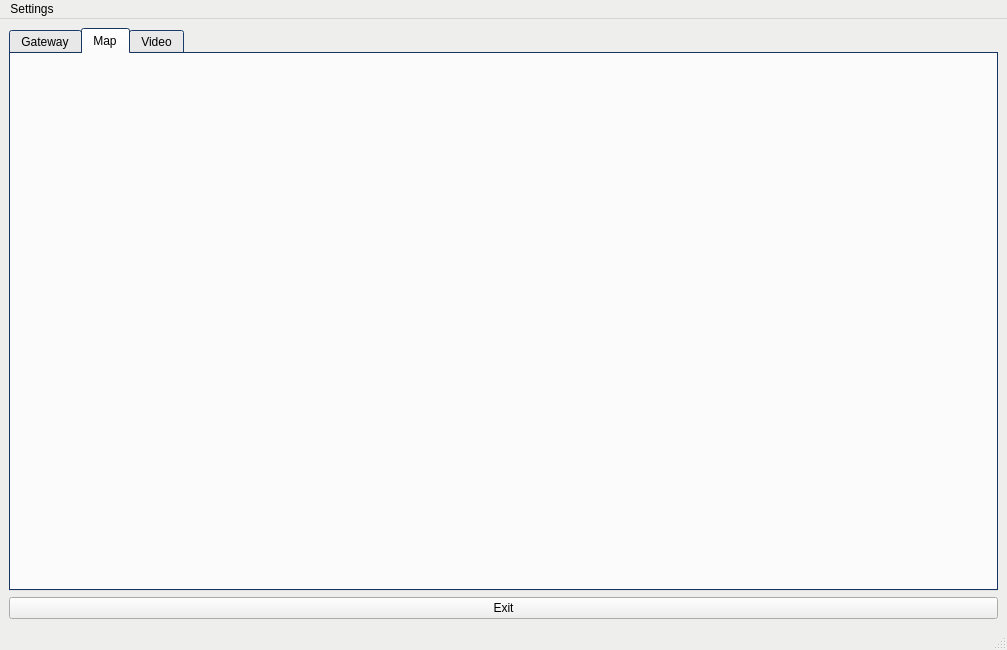
<?xml version="1.0" encoding="UTF-8"?>
<ui version="4.0">
 <class>MainWindow</class>
 <widget class="QMainWindow" name="MainWindow">
  <property name="geometry">
   <rect>
    <x>0</x>
    <y>0</y>
    <width>1007</width>
    <height>650</height>
   </rect>
  </property>
  <property name="palette">
   <palette>
    <active>
     <colorrole role="Window">
      <brush brushstyle="SolidPattern">
       <color alpha="255">
        <red>238</red>
        <green>238</green>
        <blue>236</blue>
       </color>
      </brush>
     </colorrole>
    </active>
    <inactive>
     <colorrole role="Window">
      <brush brushstyle="SolidPattern">
       <color alpha="255">
        <red>238</red>
        <green>238</green>
        <blue>236</blue>
       </color>
      </brush>
     </colorrole>
    </inactive>
    <disabled>
     <colorrole role="Window">
      <brush brushstyle="SolidPattern">
       <color alpha="255">
        <red>238</red>
        <green>238</green>
        <blue>236</blue>
       </color>
      </brush>
     </colorrole>
    </disabled>
   </palette>
  </property>
  <property name="windowTitle">
   <string>Lap411 Gateway</string>
  </property>
  <widget class="QWidget" name="centralwidget">
   <layout class="QVBoxLayout" name="verticalLayout">
    <item>
     <widget class="QTabWidget" name="tabWidget">
      <property name="palette">
       <palette>
        <active>
         <colorrole role="Window">
          <brush brushstyle="SolidPattern">
           <color alpha="255">
            <red>32</red>
            <green>74</green>
            <blue>135</blue>
           </color>
          </brush>
         </colorrole>
        </active>
        <inactive>
         <colorrole role="Window">
          <brush brushstyle="SolidPattern">
           <color alpha="255">
            <red>32</red>
            <green>74</green>
            <blue>135</blue>
           </color>
          </brush>
         </colorrole>
        </inactive>
        <disabled>
         <colorrole role="Window">
          <brush brushstyle="SolidPattern">
           <color alpha="255">
            <red>32</red>
            <green>74</green>
            <blue>135</blue>
           </color>
          </brush>
         </colorrole>
        </disabled>
       </palette>
      </property>
      <property name="currentIndex">
       <number>1</number>
      </property>
      <widget class="QWidget" name="tab">
       <attribute name="title">
        <string>Gateway</string>
       </attribute>
       <layout class="QHBoxLayout" name="horizontalLayout_2">
        <item>
         <layout class="QVBoxLayout" name="layoutConsole"/>
        </item>
        <item>
         <layout class="QVBoxLayout" name="verticalLayout_5">
          <property name="sizeConstraint">
           <enum>QLayout::SetFixedSize</enum>
          </property>
          <item>
           <widget class="QLabel" name="labelLabName">
            <property name="palette">
             <palette>
              <active>
               <colorrole role="WindowText">
                <brush brushstyle="SolidPattern">
                 <color alpha="255">
                  <red>255</red>
                  <green>255</green>
                  <blue>255</blue>
                 </color>
                </brush>
               </colorrole>
              </active>
              <inactive>
               <colorrole role="WindowText">
                <brush brushstyle="SolidPattern">
                 <color alpha="255">
                  <red>255</red>
                  <green>255</green>
                  <blue>255</blue>
                 </color>
                </brush>
               </colorrole>
              </inactive>
              <disabled>
               <colorrole role="WindowText">
                <brush brushstyle="SolidPattern">
                 <color alpha="255">
                  <red>190</red>
                  <green>190</green>
                  <blue>190</blue>
                 </color>
                </brush>
               </colorrole>
              </disabled>
             </palette>
            </property>
            <property name="font">
             <font>
              <pointsize>14</pointsize>
              <italic>false</italic>
              <bold>true</bold>
              <underline>false</underline>
              <strikeout>false</strikeout>
             </font>
            </property>
            <property name="text">
             <string>EMBEDDED NETWORKING LAB</string>
            </property>
            <property name="textFormat">
             <enum>Qt::AutoText</enum>
            </property>
            <property name="alignment">
             <set>Qt::AlignBottom|Qt::AlignHCenter</set>
            </property>
           </widget>
          </item>
          <item>
           <widget class="QLabel" name="label">
            <property name="palette">
             <palette>
              <active>
               <colorrole role="WindowText">
                <brush brushstyle="SolidPattern">
                 <color alpha="255">
                  <red>255</red>
                  <green>255</green>
                  <blue>255</blue>
                 </color>
                </brush>
               </colorrole>
              </active>
              <inactive>
               <colorrole role="WindowText">
                <brush brushstyle="SolidPattern">
                 <color alpha="255">
                  <red>255</red>
                  <green>255</green>
                  <blue>255</blue>
                 </color>
                </brush>
               </colorrole>
              </inactive>
              <disabled>
               <colorrole role="WindowText">
                <brush brushstyle="SolidPattern">
                 <color alpha="255">
                  <red>190</red>
                  <green>190</green>
                  <blue>190</blue>
                 </color>
                </brush>
               </colorrole>
              </disabled>
             </palette>
            </property>
            <property name="font">
             <font>
              <pointsize>14</pointsize>
              <bold>true</bold>
             </font>
            </property>
            <property name="text">
             <string>GATEWAY</string>
            </property>
            <property name="alignment">
             <set>Qt::AlignCenter</set>
            </property>
           </widget>
          </item>
          <item>
           <widget class="QLabel" name="labelLabIcon">
            <property name="palette">
             <palette>
              <active>
               <colorrole role="Window">
                <brush brushstyle="SolidPattern">
                 <color alpha="255">
                  <red>243</red>
                  <green>243</green>
                  <blue>243</blue>
                 </color>
                </brush>
               </colorrole>
              </active>
              <inactive>
               <colorrole role="Window">
                <brush brushstyle="SolidPattern">
                 <color alpha="255">
                  <red>243</red>
                  <green>243</green>
                  <blue>243</blue>
                 </color>
                </brush>
               </colorrole>
              </inactive>
              <disabled>
               <colorrole role="Window">
                <brush brushstyle="SolidPattern">
                 <color alpha="255">
                  <red>243</red>
                  <green>243</green>
                  <blue>243</blue>
                 </color>
                </brush>
               </colorrole>
              </disabled>
             </palette>
            </property>
            <property name="text">
             <string/>
            </property>
            <property name="alignment">
             <set>Qt::AlignCenter</set>
            </property>
           </widget>
          </item>
          <item>
           <widget class="QLabel" name="labelConnected">
            <property name="text">
             <string>Conntected Status: Disconnected</string>
            </property>
            <property name="alignment">
             <set>Qt::AlignLeading|Qt::AlignLeft|Qt::AlignVCenter</set>
            </property>
           </widget>
          </item>
          <item>
           <widget class="QLabel" name="labelTcp">
            <property name="text">
             <string>TCP/IP: Closed</string>
            </property>
           </widget>
          </item>
          <item>
           <spacer name="verticalSpacer">
            <property name="orientation">
             <enum>Qt::Vertical</enum>
            </property>
            <property name="sizeHint" stdset="0">
             <size>
              <width>20</width>
              <height>40</height>
             </size>
            </property>
           </spacer>
          </item>
          <item>
           <layout class="QHBoxLayout" name="horizontalLayout_4">
            <item>
             <layout class="QVBoxLayout" name="verticalLayout_3">
              <item>
               <widget class="QLabel" name="label_qos">
                <property name="palette">
                 <palette>
                  <active>
                   <colorrole role="Window">
                    <brush brushstyle="SolidPattern">
                     <color alpha="255">
                      <red>238</red>
                      <green>238</green>
                      <blue>236</blue>
                     </color>
                    </brush>
                   </colorrole>
                  </active>
                  <inactive>
                   <colorrole role="Window">
                    <brush brushstyle="SolidPattern">
                     <color alpha="255">
                      <red>238</red>
                      <green>238</green>
                      <blue>236</blue>
                     </color>
                    </brush>
                   </colorrole>
                  </inactive>
                  <disabled>
                   <colorrole role="Window">
                    <brush brushstyle="SolidPattern">
                     <color alpha="255">
                      <red>238</red>
                      <green>238</green>
                      <blue>236</blue>
                     </color>
                    </brush>
                   </colorrole>
                  </disabled>
                 </palette>
                </property>
                <property name="text">
                 <string>QoS Level:</string>
                </property>
                <property name="alignment">
                 <set>Qt::AlignCenter</set>
                </property>
               </widget>
              </item>
              <item>
               <widget class="QLabel" name="labe_state">
                <property name="palette">
                 <palette>
                  <active>
                   <colorrole role="Window">
                    <brush brushstyle="SolidPattern">
                     <color alpha="255">
                      <red>238</red>
                      <green>238</green>
                      <blue>236</blue>
                     </color>
                    </brush>
                   </colorrole>
                  </active>
                  <inactive>
                   <colorrole role="Window">
                    <brush brushstyle="SolidPattern">
                     <color alpha="255">
                      <red>238</red>
                      <green>238</green>
                      <blue>236</blue>
                     </color>
                    </brush>
                   </colorrole>
                  </inactive>
                  <disabled>
                   <colorrole role="Window">
                    <brush brushstyle="SolidPattern">
                     <color alpha="255">
                      <red>238</red>
                      <green>238</green>
                      <blue>236</blue>
                     </color>
                    </brush>
                   </colorrole>
                  </disabled>
                 </palette>
                </property>
                <property name="text">
                 <string>Subcribe State:</string>
                </property>
                <property name="alignment">
                 <set>Qt::AlignCenter</set>
                </property>
               </widget>
              </item>
             </layout>
            </item>
            <item>
             <layout class="QVBoxLayout" name="verticalLayout_2">
              <item>
               <widget class="QLabel" name="label_qos_num">
                <property name="palette">
                 <palette>
                  <active>
                   <colorrole role="Window">
                    <brush brushstyle="SolidPattern">
                     <color alpha="255">
                      <red>238</red>
                      <green>238</green>
                      <blue>236</blue>
                     </color>
                    </brush>
                   </colorrole>
                  </active>
                  <inactive>
                   <colorrole role="Window">
                    <brush brushstyle="SolidPattern">
                     <color alpha="255">
                      <red>238</red>
                      <green>238</green>
                      <blue>236</blue>
                     </color>
                    </brush>
                   </colorrole>
                  </inactive>
                  <disabled>
                   <colorrole role="Window">
                    <brush brushstyle="SolidPattern">
                     <color alpha="255">
                      <red>238</red>
                      <green>238</green>
                      <blue>236</blue>
                     </color>
                    </brush>
                   </colorrole>
                  </disabled>
                 </palette>
                </property>
                <property name="text">
                 <string>TextLabel</string>
                </property>
                <property name="alignment">
                 <set>Qt::AlignCenter</set>
                </property>
               </widget>
              </item>
              <item>
               <widget class="QLabel" name="label_sub_state">
                <property name="palette">
                 <palette>
                  <active>
                   <colorrole role="Window">
                    <brush brushstyle="SolidPattern">
                     <color alpha="255">
                      <red>238</red>
                      <green>238</green>
                      <blue>236</blue>
                     </color>
                    </brush>
                   </colorrole>
                  </active>
                  <inactive>
                   <colorrole role="Window">
                    <brush brushstyle="SolidPattern">
                     <color alpha="255">
                      <red>238</red>
                      <green>238</green>
                      <blue>236</blue>
                     </color>
                    </brush>
                   </colorrole>
                  </inactive>
                  <disabled>
                   <colorrole role="Window">
                    <brush brushstyle="SolidPattern">
                     <color alpha="255">
                      <red>238</red>
                      <green>238</green>
                      <blue>236</blue>
                     </color>
                    </brush>
                   </colorrole>
                  </disabled>
                 </palette>
                </property>
                <property name="text">
                 <string>TextLabel</string>
                </property>
                <property name="alignment">
                 <set>Qt::AlignCenter</set>
                </property>
               </widget>
              </item>
             </layout>
            </item>
           </layout>
          </item>
          <item>
           <widget class="QPushButton" name="subButton">
            <property name="text">
             <string>Subcribe Data</string>
            </property>
           </widget>
          </item>
          <item>
           <widget class="QPushButton" name="connectMqttButton">
            <property name="text">
             <string>Connect to Thingsboard</string>
            </property>
           </widget>
          </item>
          <item>
           <layout class="QVBoxLayout" name="verticalLayout_4">
            <item>
             <widget class="QPushButton" name="clearButton">
              <property name="text">
               <string>Clear console</string>
              </property>
             </widget>
            </item>
            <item>
             <layout class="QHBoxLayout" name="horizontalLayout">
              <item>
               <widget class="QPushButton" name="printLogButton">
                <property name="text">
                 <string>Print log file</string>
                </property>
               </widget>
              </item>
              <item>
               <widget class="QPushButton" name="disconnectMqttButton">
                <property name="text">
                 <string>Disconnect</string>
                </property>
               </widget>
              </item>
             </layout>
            </item>
           </layout>
          </item>
         </layout>
        </item>
       </layout>
      </widget>
      <widget class="QWidget" name="tab2">
       <attribute name="title">
        <string>Map</string>
       </attribute>
      </widget>
      <widget class="QWidget" name="tab_3">
       <property name="styleSheet">
        <string notr="true"/>
       </property>
       <attribute name="title">
        <string>Video</string>
       </attribute>
       <layout class="QHBoxLayout" name="horizontalLayout_7">
        <item>
         <layout class="QVBoxLayout" name="verticalLayout_7">
          <item>
           <widget class="QPushButton" name="get_video_forward">
            <property name="text">
             <string>Get video forward</string>
            </property>
           </widget>
          </item>
          <item>
           <widget class="VlcWidgetVideo" name="video_forward" native="true">
            <property name="enabled">
             <bool>true</bool>
            </property>
            <property name="maximumSize">
             <size>
              <width>479</width>
              <height>475</height>
             </size>
            </property>
            <property name="baseSize">
             <size>
              <width>320</width>
              <height>261</height>
             </size>
            </property>
           </widget>
          </item>
         </layout>
        </item>
        <item>
         <layout class="QVBoxLayout" name="verticalLayout_6">
          <item>
           <widget class="QPushButton" name="get_video_below">
            <property name="text">
             <string>Get video below</string>
            </property>
           </widget>
          </item>
          <item>
           <widget class="VlcWidgetVideo" name="video_below" native="true">
            <property name="maximumSize">
             <size>
              <width>478</width>
              <height>475</height>
             </size>
            </property>
            <property name="baseSize">
             <size>
              <width>320</width>
              <height>240</height>
             </size>
            </property>
           </widget>
          </item>
         </layout>
        </item>
       </layout>
      </widget>
     </widget>
    </item>
    <item>
     <widget class="QPushButton" name="pushButton">
      <property name="text">
       <string>Exit</string>
      </property>
     </widget>
    </item>
   </layout>
  </widget>
  <widget class="QMenuBar" name="menubar">
   <property name="geometry">
    <rect>
     <x>0</x>
     <y>0</y>
     <width>1007</width>
     <height>22</height>
    </rect>
   </property>
   <widget class="QMenu" name="menuSetting">
    <property name="title">
     <string>Settings</string>
    </property>
   </widget>
   <addaction name="menuSetting"/>
  </widget>
  <widget class="QStatusBar" name="statusbar"/>
 </widget>
 <customwidgets>
  <customwidget>
   <class>VlcWidgetVideo</class>
   <extends>QWidget</extends>
   <header location="global">VLCQtWidgets/WidgetVideo.h</header>
   <container>1</container>
   <slots>
    <signal>fullscreen()</signal>
    <slot>toggleFullscreen()</slot>
   </slots>
  </customwidget>
 </customwidgets>
 <resources/>
 <connections/>
</ui>
